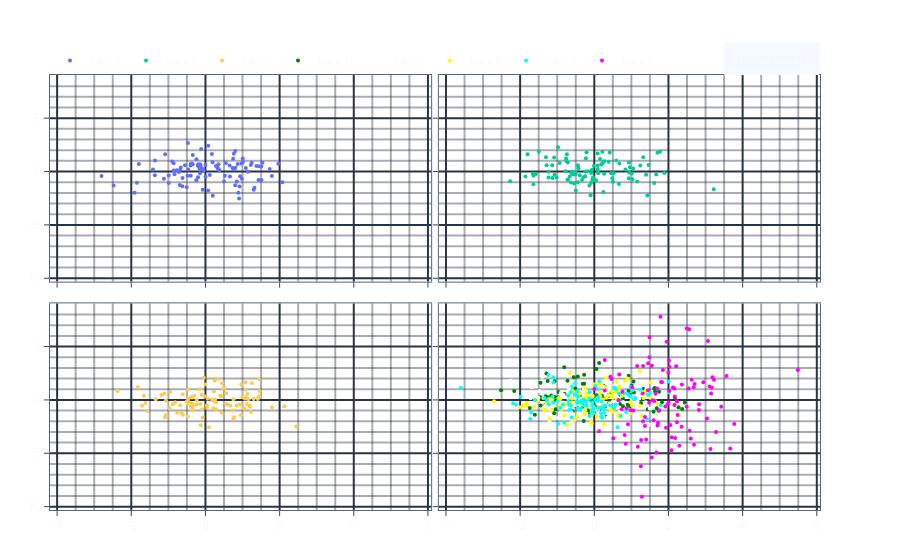

The cell this chart's notebook holds for it:
### Code cell
import numpy as np
import plotly.graph_objects as go

from mayutils.visualisation.graphs.plotly.charts import Plot

SubPlot(
    description="",
    subplot_config=SubPlotConfig(
        (
            (
                PlotConfig.from_trace(
                    trace=Scatter(
                        x=np.random.normal(size=100), y=np.random.normal(size=100)
                    )
                ),
                PlotConfig.from_trace(
                    trace=Scatter(
                        x=np.random.normal(size=100), y=np.random.normal(size=100)
                    )
                ),
            ),
            (
                PlotConfig.from_trace(
                    trace=Scatter(
                        x=np.random.normal(size=100), y=np.random.normal(size=100)
                    )
                ),
                PlotConfig(
                    yaxes_configs=(
                        TracesConfig(
                            traces=(
                                Scatter(
                                    x=np.random.normal(size=100),
                                    y=np.random.normal(size=100),
                                    marker_color="green",
                                ),
                                Scatter(
                                    x=np.random.normal(size=100),
                                    y=np.random.normal(size=100),
                                    marker_color="white",
                                ),
                                Scatter(
                                    x=np.random.normal(size=100),
                                    y=np.random.normal(size=100),
                                    marker_color="yellow",
                                ),
                                Scatter(
                                    x=np.random.normal(size=100),
                                    y=np.random.normal(size=100),
                                    marker_color="cyan",
                                ),
                                Scatter(
                                    x=np.random.normal(loc=2, size=100),
                                    y=np.random.normal(scale=3, size=100),
                                    marker_color="magenta",
                                ),
                            )
                        ),
                    )
                ),
            ),
        )
    ),
).add_defaults()
